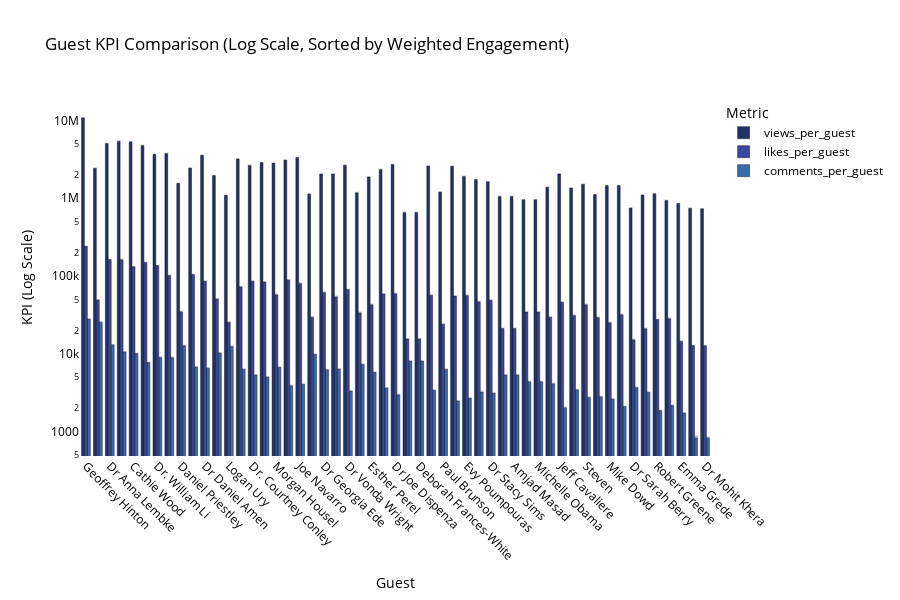

The code cell stored with this chart in its notebook:
### Code cell
import plotly.express as px

# Sort guests by weighted_score descending
guest_stats = guest_stats.sort_values("weighted_score", ascending=False)

# Melt for multi-metric comparison
melted = guest_stats.melt(
    id_vars=["guest"],
    value_vars=["views_per_guest", "likes_per_guest", "comments_per_guest"],
    var_name="Metric",
    value_name="Score"
)

fig = px.bar(
    melted,
    x="guest",
    y="Score",
    color="Metric",
    barmode="group",
    title="Guest KPI Comparison (Log Scale, Sorted by Weighted Engagement)",
    color_discrete_sequence=px.colors.sequential.YlGnBu[::-1]  # richer colors (reversed palette)
)

# Layout improvements
fig.update_layout(
    xaxis_title="Guest",
    yaxis_title="KPI (Log Scale)",
    yaxis_type="log",
    bargap=0.25,
    bargroupgap=0.05,
    height=600,
    legend_title_text="Metric",
    plot_bgcolor="white",
    paper_bgcolor="white",
    font=dict(color="black", size=12),
)

# Rotate names and tidy up bars
fig.update_xaxes(tickangle=45)
fig.update_traces(
    marker_line_color="black",
    marker_line_width=0.5,
    opacity=0.9,
    texttemplate="%{y:.0f}",
    textposition="outside"
)

fig.show()

### Figure 1 — Plotly figure (JSON) as saved in the notebook; plotly's stock layout.template omitted (floating-point values rounded to 4 significant figures)
{"data": [{"alignmentgroup": "True", "hovertemplate": "Metric=views_per_guest<br>guest=%{x}<br>Score=%{y}<extra></extra>", "legendgroup": "views_per_guest", "marker": {"color": "rgb(8,29,88)", "line": {"color": "black", "width": 0.5}, "pattern": {"shape": ""}}, "name": "views_per_guest", "offsetgroup": "views_per_guest", "opacity": 0.9, "orientation": "v", "showlegend": true, "textposition": "outside", "texttemplate": "%{y:.0f}", "type": "bar", "x": ["Geoffrey Hinton", "Gary Stevenson", "Dr Anna Lembke", "Dr Benjamin Bikman", "Cathie Wood", "Jefferson Fisher", "Dr. William Li", "MrBeast", "Daniel Priestley", "Dr Nathan Bryan", "Dr Daniel Amen", "Erica Komisar", "Logan Ury", "Simon Sinek", "Dr. Courtney Conley", "Master Shi Heng Yi", "Morgan Housel", "Vinh Giang", "Joe Navarro", "Scott Galloway", "Dr Georgia Ede", "Dr Jordan Peterson", "Dr Vonda Wright", "Konstantin Kisin", "Esther Perel", "Jimmy Fallon", "Dr Joe Dispenza", "Louise Perry", "Deborah Frances-White", "Charlie Houpert", "Paul Brunson", "Alex Hormozi", "Evy Poumpouras", "Dr. Lisa Feldman Barrett", "Dr Stacy Sims", "Bret Weinstein", "Amjad Masad", "Craig Robinson", "Michelle Obama", "Chris Eubank Jr.", "Jeff Cavaliere", "Dr. Sarah Wakeman", "Steven", "Vanessa Van Edwards", "Mike Dowd", "Dr Peter Attia", "Dr Sarah Berry", "Dr Bill von Hippel", "Robert Greene", "Dr. Sara Szal", "Emma Grede", "Evan Spiegel", "Dr Mohit Khera"], "xaxis": "x", "y": [10770000.0, 2426000.0, 5043000.0, 5387000.0, 5292000.0, 4766000.0, 3659000.0, 3761000.0, 1552000.0, 2441000.0, 3571000.0, 1952000.0, 1091000.0, 3194000.0, 2637000.0, 2869000.0, 2820000.0, 3085000.0, 3331000.0, 1133000.0, 2038000.0, 2047000.0, 2654000.0, 1176000.0, 1876000.0, 2343000.0, 2708000.0, 656200.0, 656200.0, 2589000.0, 1200000.0, 2577000.0, 1903000.0, 1739000.0, 1624000.0, 1054000.0, 1054000.0, 954000.0, 954000.0, 1382000.0, 2050000.0, 1353000.0, 1508000.0, 1112000.0, 1453000.0, 1451000.0, 749500.0, 1096000.0, 1136000.0, 933000.0, 854200.0, 743800.0, 729800.0], "yaxis": "y"}, {"alignmentgroup": "True", "hovertemplate": "Metric=likes_per_guest<br>guest=%{x}<br>Score=%{y}<extra></extra>", "legendgroup": "likes_per_guest", "marker": {"color": "rgb(37,52,148)", "line": {"color": "black", "width": 0.5}, "pattern": {"shape": ""}}, "name": "likes_per_guest", "offsetgroup": "likes_per_guest", "opacity": 0.9, "orientation": "v", "showlegend": true, "textposition": "outside", "texttemplate": "%{y:.0f}", "type": "bar", "x": ["Geoffrey Hinton", "Gary Stevenson", "Dr Anna Lembke", "Dr Benjamin Bikman", "Cathie Wood", "Jefferson Fisher", "Dr. William Li", "MrBeast", "Daniel Priestley", "Dr Nathan Bryan", "Dr Daniel Amen", "Erica Komisar", "Logan Ury", "Simon Sinek", "Dr. Courtney Conley", "Master Shi Heng Yi", "Morgan Housel", "Vinh Giang", "Joe Navarro", "Scott Galloway", "Dr Georgia Ede", "Dr Jordan Peterson", "Dr Vonda Wright", "Konstantin Kisin", "Esther Perel", "Jimmy Fallon", "Dr Joe Dispenza", "Louise Perry", "Deborah Frances-White", "Charlie Houpert", "Paul Brunson", "Alex Hormozi", "Evy Poumpouras", "Dr. Lisa Feldman Barrett", "Dr Stacy Sims", "Bret Weinstein", "Amjad Masad", "Craig Robinson", "Michelle Obama", "Chris Eubank Jr.", "Jeff Cavaliere", "Dr. Sarah Wakeman", "Steven", "Vanessa Van Edwards", "Mike Dowd", "Dr Peter Attia", "Dr Sarah Berry", "Dr Bill von Hippel", "Robert Greene", "Dr. Sara Szal", "Emma Grede", "Evan Spiegel", "Dr Mohit Khera"], "xaxis": "x", "y": [240900.0, 49340.0, 163200.0, 162000.0, 131300.0, 149000.0, 136600.0, 101900.0, 34770.0, 104500.0, 85810.0, 50660.0, 25400.0, 72590.0, 85970.0, 83670.0, 57470.0, 89190.0, 80060.0, 29580.0, 61490.0, 54180.0, 67080.0, 33750.0, 42800.0, 58840.0, 59210.0, 15550.0, 15550.0, 56660.0, 24060.0, 55220.0, 56380.0, 46730.0, 48760.0, 21220.0, 21220.0, 34440.0, 34440.0, 29590.0, 46120.0, 31200.0, 42860.0, 29340.0, 25140.0, 31920.0, 15170.0, 21070.0, 27580.0, 28360.0, 14480.0, 12770.0, 12730.0], "yaxis": "y"}, {"alignmentgroup": "True", "hovertemplate": "Metric=comments_per_guest<br>guest=%{x}<br>Score=%{y}<extra></extra>", "legendgroup": "comments_per_guest", "marker": {"color": "rgb(34,94,168)", "line": {"color": "black", "width": 0.5}, "pattern": {"shape": ""}}, "name": "comments_per_guest", "offsetgroup": "comments_per_guest", "opacity": 0.9, "orientation": "v", "showlegend": true, "textposition": "outside", "texttemplate": "%{y:.0f}", "type": "bar", "x": ["Geoffrey Hinton", "Gary Stevenson", "Dr Anna Lembke", "Dr Benjamin Bikman", "Cathie Wood", "Jefferson Fisher", "Dr. William Li", "MrBeast", "Daniel Priestley", "Dr Nathan Bryan", "Dr Daniel Amen", "Erica Komisar", "Logan Ury", "Simon Sinek", "Dr. Courtney Conley", "Master Shi Heng Yi", "Morgan Housel", "Vinh Giang", "Joe Navarro", "Scott Galloway", "Dr Georgia Ede", "Dr Jordan Peterson", "Dr Vonda Wright", "Konstantin Kisin", "Esther Perel", "Jimmy Fallon", "Dr Joe Dispenza", "Louise Perry", "Deborah Frances-White", "Charlie Houpert", "Paul Brunson", "Alex Hormozi", "Evy Poumpouras", "Dr. Lisa Feldman Barrett", "Dr Stacy Sims", "Bret Weinstein", "Amjad Masad", "Craig Robinson", "Michelle Obama", "Chris Eubank Jr.", "Jeff Cavaliere", "Dr. Sarah Wakeman", "Steven", "Vanessa Van Edwards", "Mike Dowd", "Dr Peter Attia", "Dr Sarah Berry", "Dr Bill von Hippel", "Robert Greene", "Dr. Sara Szal", "Emma Grede", "Evan Spiegel", "Dr Mohit Khera"], "xaxis": "x", "y": [27960.0, 25550.0, 13060.0, 10600.0, 10120.0, 7744.0, 8991.0, 8938.0, 12740.0, 6803.0, 6561.0, 10260.0, 12420.0, 6348.0, 5365.0, 5055.0, 6755.0, 3902.0, 4059.0, 9871.0, 6274.0, 6392.0, 3329.0, 7324.0, 5794.0, 3655.0, 2976.0, 8073.0, 8073.0, 3410.0, 6334.0, 2487.0, 2706.0, 3249.0, 3137.0, 5365.0, 5365.0, 4376.0, 4376.0, 4129.0, 2035.0, 3456.0, 2759.0, 2812.0, 2640.0, 2108.0, 3700.0, 3206.0, 1869.0, 2168.0, 1738.0, 834.0, 826.0], "yaxis": "y"}], "layout": {"bargap": 0.25, "bargroupgap": 0.05, "barmode": "group", "font": {"color": "black", "size": 12}, "height": 600, "legend": {"title": {"text": "Metric"}, "tracegroupgap": 0}, "paper_bgcolor": "white", "plot_bgcolor": "white", "title": {"text": "Guest KPI Comparison (Log Scale, Sorted by Weighted Engagement)"}, "xaxis": {"anchor": "y", "domain": [0, 1], "tickangle": 45, "title": {"text": "Guest"}}, "yaxis": {"anchor": "x", "domain": [0, 1], "title": {"text": "KPI (Log Scale)"}, "type": "log"}}}
